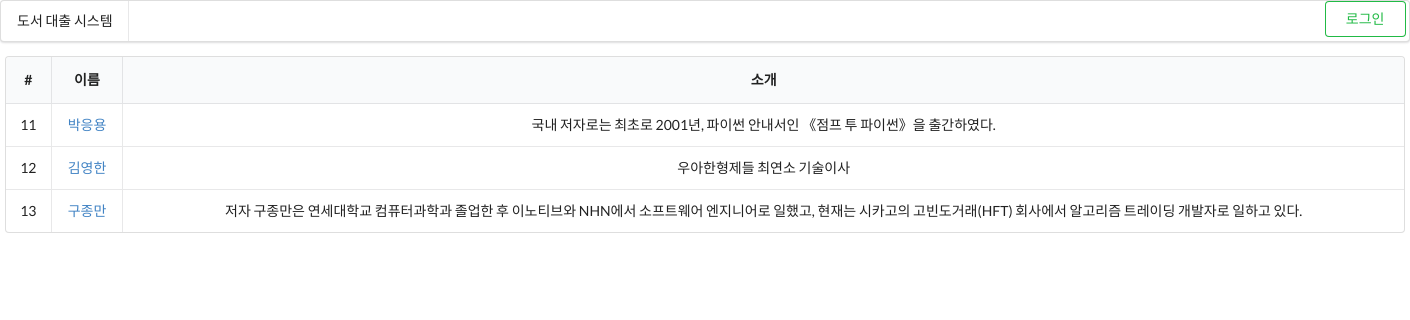
Screenshot of /authors/ with the database file from the repository.
### author/models.py (models this page shows, shortened)
class Author(models.Model):
    name = models.CharField(max_length=20, verbose_name='이름')
    description = models.TextField(verbose_name='저자 소개')
    class Meta:
        db_table = 'authors'
        verbose_name = '저자'
        verbose_name_plural = '저자 목록'
    @classmethod
    def get_all_authors(cls) -> QuerySet['Author']:
        return cls.objects.all()

### author/views.py (the view)
# urls.py: path('', author.views.author_list, name='list'),
def author_list(request):
    context = {
        'authors': Author.get_all_authors()
    }
    return render(request, 'author/list.html', context)

### templates/author/list.html
{% extends 'base.html' %}
{% block content %}
    <div>
        <table class="ui celled selectable table" style="width: 100rem; margin-left: auto; margin-right: auto;">
            <thead>
            <tr>
                <th class="center aligned">#</th>
                <th class="center aligned">이름</th>
                <th class="center aligned">소개</th>
            </tr>
            </thead>
            <tbody>
            {% for author in authors %}
                <tr>
                    <td class="center aligned">{{ author.id }}</td>
                    <td class="center aligned"><a href={% url 'author:detail' author.id %}>{{ author.name }}</a></td>
                    <td class="center aligned">{{ author.description }}</td>
                </tr>
            {% endfor %}
            </tbody>
        </table>
    </div>
{% endblock %}

### rows the page displays
Author: id "11", name "박응용", description "국내 저자로는 최초로 2001년, 파이썬 안내서인 《점프 투 파이썬》을 출간하였다."
Author: id "12", name "김영한", description "우아한형제들 최연소 기술이사"
Author: id "13", name "구종만", description "저자 구종만은 연세대학교 컴퓨터과학과 졸업한 후 이노티브와 NHN에서 소프트웨어 엔지니어로 일했고, 현재는 시카고의 고빈도거래(HFT) 회사에서 알고리즘 트레이딩 개발자로 일하고 있다."
